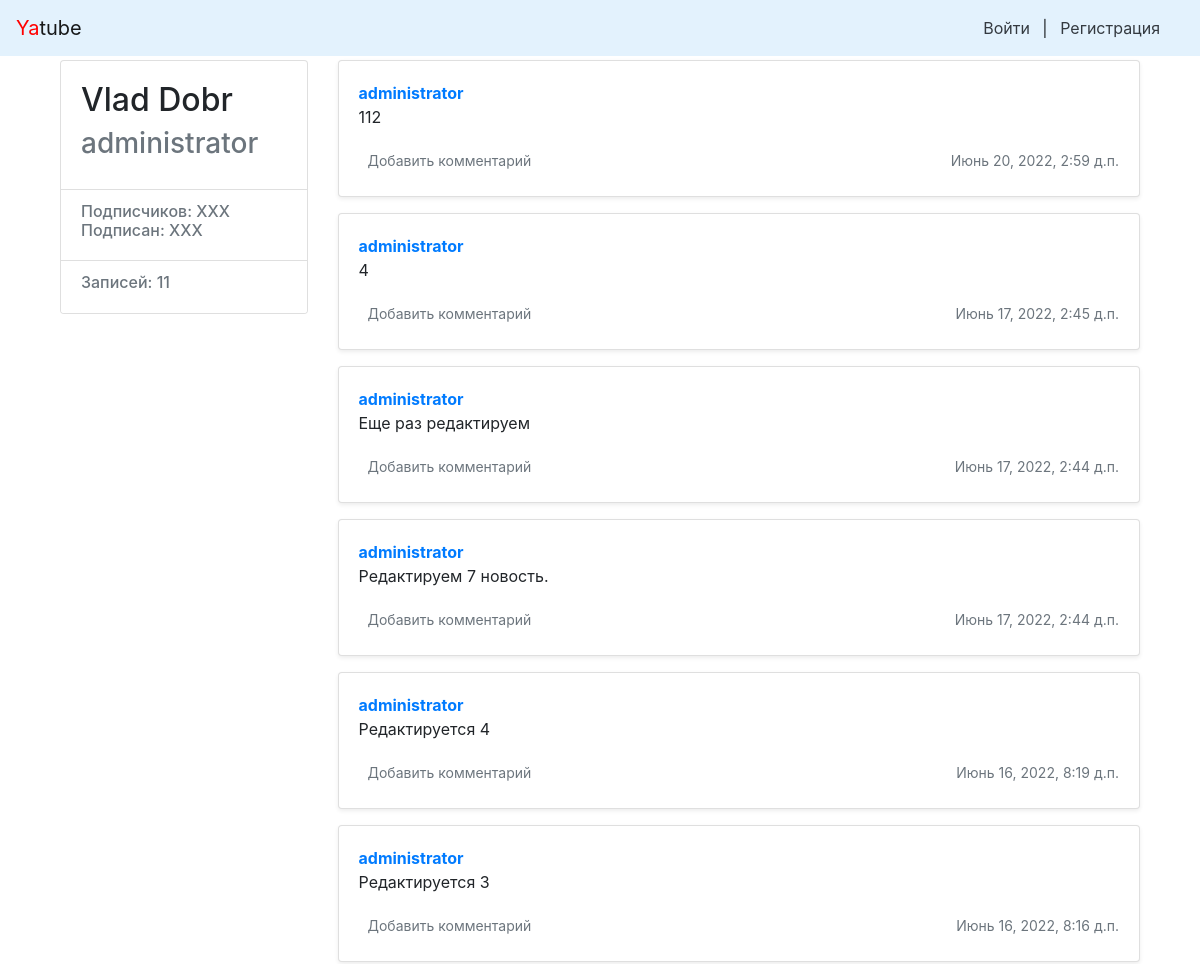
The app's page /profile/administrator/ (upper part), older data.
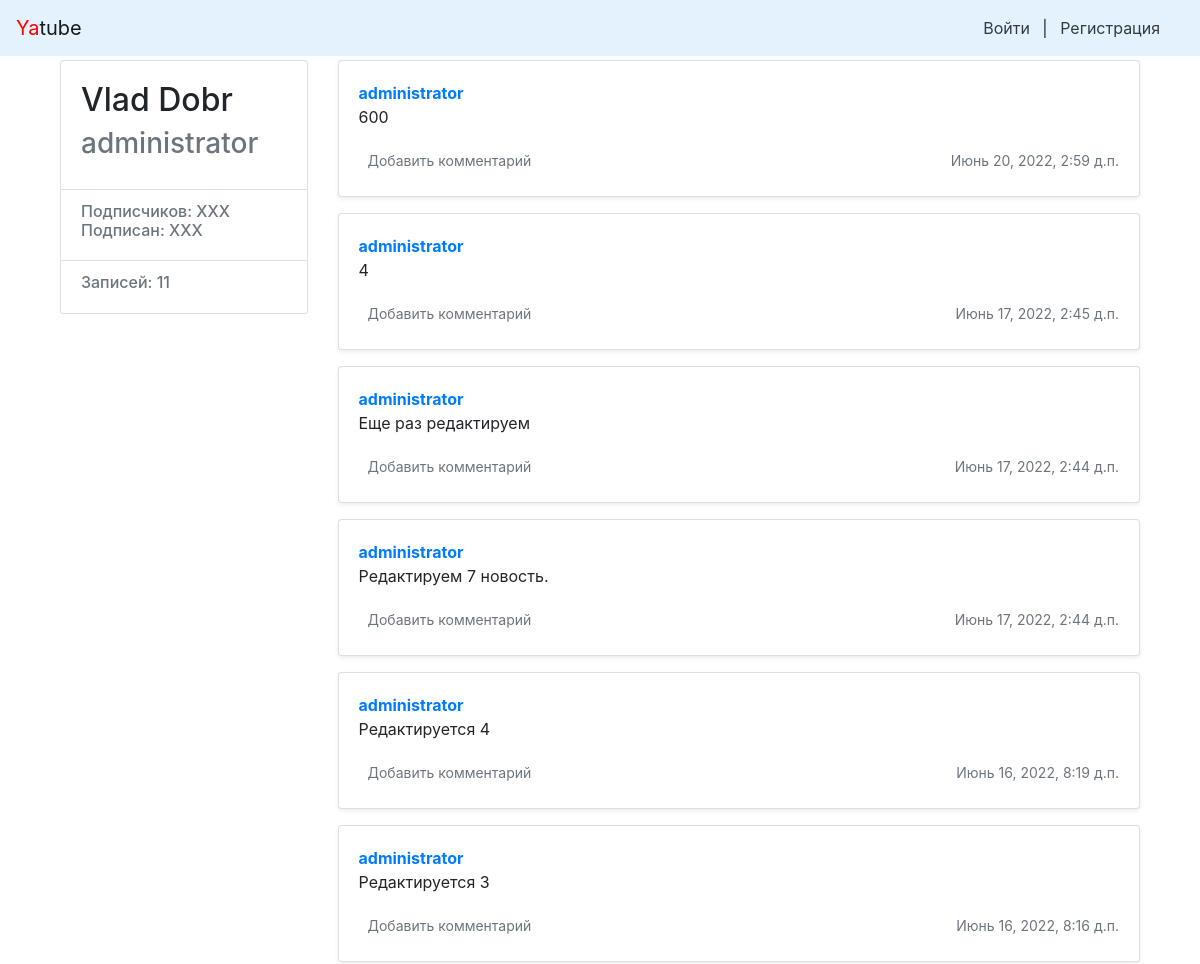
The same page, newer data.
### posts/models.py (models this page shows, shortened)
class Post(models.Model):
    text = models.TextField(verbose_name='Текст записи')
    pub_date = models.DateTimeField("date published", auto_now_add=True)
    author = models.ForeignKey(User, on_delete=models.CASCADE, related_name="posts")
    group = models.ForeignKey(Group, on_delete=models.SET_NULL, related_name="posts",
                              blank=True, null=True, verbose_name='Группа')

### posts/views.py (the view)
# urls.py: path('profile/<str:username>/', views.profile, name='profile'),
def profile(request, username):
    username = get_object_or_404(User, username=username)
    post_list = Post.objects.filter(author_id=User.objects.get(username=username)).order_by('-pub_date')
    cnt_of_posts = post_list.count()
    paginator = Paginator(post_list, 10)
    page_number = request.GET.get('page')  # переменная в URL с номером запрошенной страницы
    page = paginator.get_page(page_number)  # получить записи с нужным смещением
    context = {'page': page,
               'paginator': paginator,
               'cnt_of_posts': cnt_of_posts,
               'username': username}
    response = render(request, "profile.html", context)
    return response

### templates/profile.html (shortened to what this page needs)
{% extends "base.html" %}
{% block content %}
<main role="main" class="container">
    <div class="row">
            <div class="col-md-3 mb-3 mt-1">
                    <div class="card">
                            <div class="card-body">
                                    <div class="h2">
                                        {{ username.get_full_name }}
                                    </div>
                                    <div class="h3 text-muted">
                                         {{ username }}
                                    </div>
                            </div>
                            <ul class="list-group list-group-flush">
                                    <li class="list-group-item">
                                            <div class="h6 text-muted">
                                            Подписчиков: XXX <br />
                                            Подписан: XXX
                                            </div>
                                    </li>
                                    <li class="list-group-item">
                                            <div class="h6 text-muted">
                                                Записей: {{ cnt_of_posts }}
                                            </div>
                                    </li>
                            </ul>
                    </div>
            </div>
            <div class="col-md-9">
                {% for post in page %}
                    <div class="card mb-3 mt-1 shadow-sm">
                            <div class="card-body">
                                    <p class="card-text">
                                            <a href="/profile/{{ username }}/"><strong class="d-block text-gray-dark">{{ username }}</strong></a>
                                            {{ post.text }}
                                    </p>
                                    <div class="d-flex justify-content-between align-items-center">
                                            <div class="btn-group ">
                                                    <a class="btn btn-sm text-muted" href="/profile/{{ username }}/{{ post.id }}/" role="button">Добавить комментарий</a>
                                            </div>
                                            <small class="text-muted">{{ post.pub_date }}</small>
                                    </div>
                            </div>
                    </div>
                {% endfor %}
            </div>
    </div>
</main>
{% endblock %}

Row changes from the older to the newer data that the page shows:
changed Post "Июнь 20, 2022, 2:59 д.п.": text "112" → "600"
